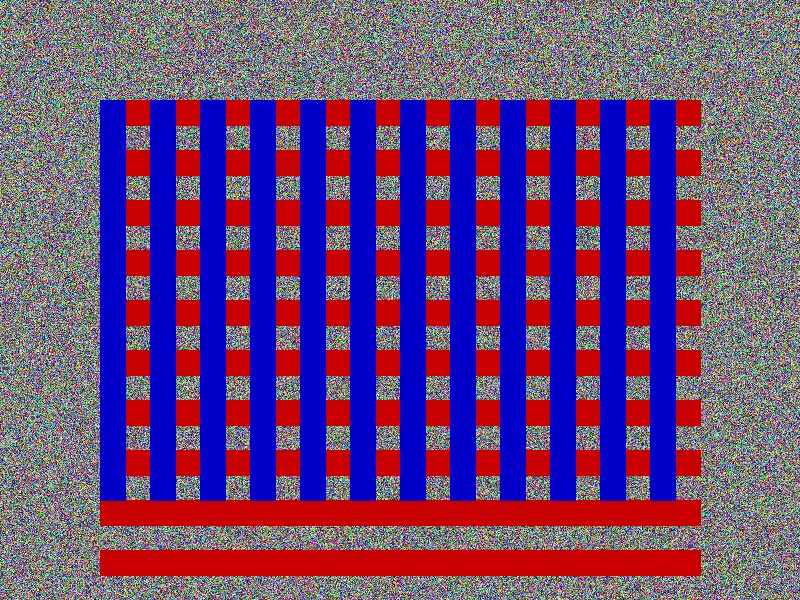
#> input picture backend/tests/fixtures/sample_800x600.jpg, 800 x 600 px
$ python -i edges.py   (imports and definitions only)
#> lines starting #> are read from the running program, lines starting #| are printed output that depends on the picture; after the words box and inside, x2 and y2 are one past the last pixel; in counts of white or black regions, pixels touching at a corner belong together
#> further down, picture is the input picture: shape (600, 800, 3); mean B, G, R 122.2, 70, 108
import cv2
import numpy as np


def apply_canny_edge_detection(
    image: np.ndarray,
    threshold1: float = 100.0,
    threshold2: float = 200.0,
    pre_blur_kernel: int = 7,
    mask: np.ndarray = None,
) -> np.ndarray:
#> called with threshold1 = 100, threshold2 = 200, pre_blur_kernel = 7
    gray = cv2.cvtColor(image, cv2.COLOR_BGR2GRAY)
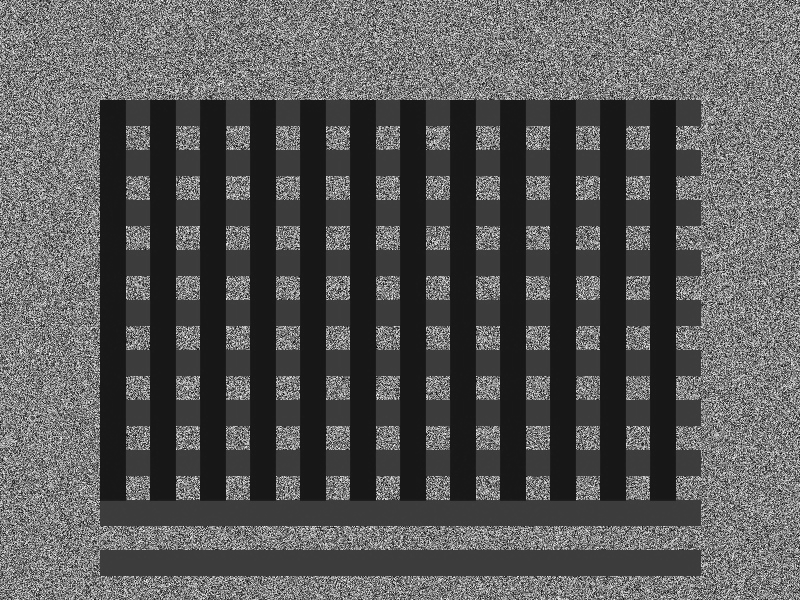
#> gray: shape (600, 800); min 2, max 252, mean 87.3

    if pre_blur_kernel > 0:
        ksize = pre_blur_kernel if pre_blur_kernel % 2 == 1 else pre_blur_kernel + 1
        gray = cv2.GaussianBlur(gray, (ksize, ksize), 0)
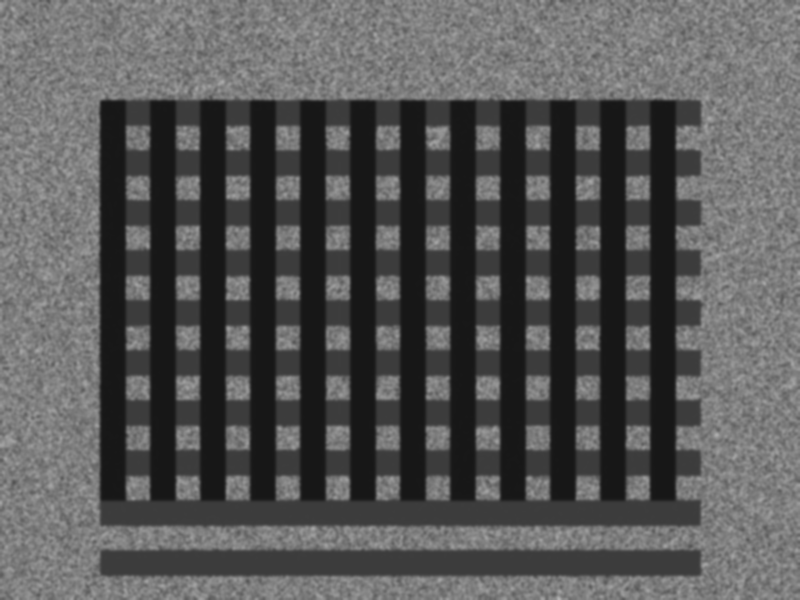
#> gray: shape (600, 800); min 23, max 179, mean 87.3

    canny = cv2.Canny(gray, threshold1, threshold2)
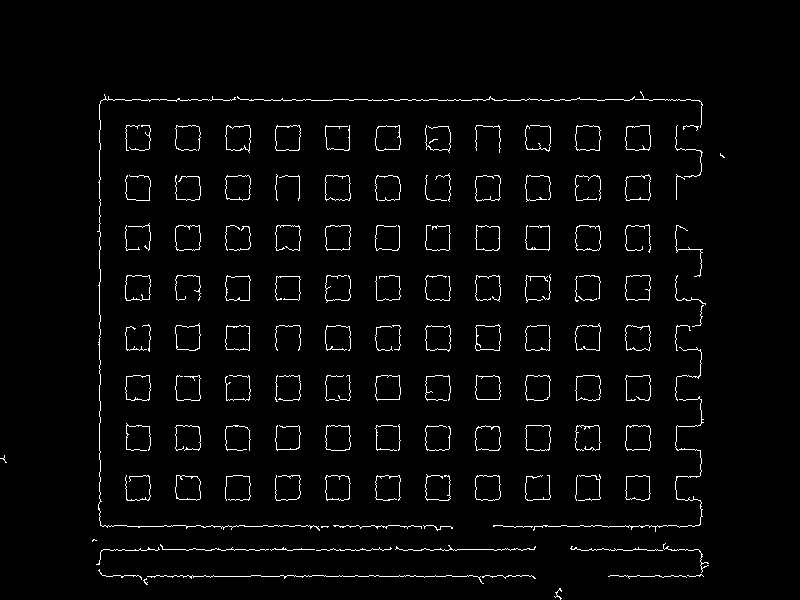
#> canny: shape (600, 800); 2.6% white in thin lines or dots, all inside (x1, y1, x2, y2) = (0, 91, 725, 600)

    if mask is not None:
        if cv2.countNonZero(mask) == 0:
            return np.zeros_like(canny)
        canny = cv2.bitwise_and(canny, canny, mask=mask)

    return canny


# [45 lines left out: function compute_stroke_metrics, not called in this run]

>>> import cv2
>>> picture = cv2.imread('../../../tests/fixtures/sample_800x600.jpg')
>>> result = apply_canny_edge_detection(picture)
